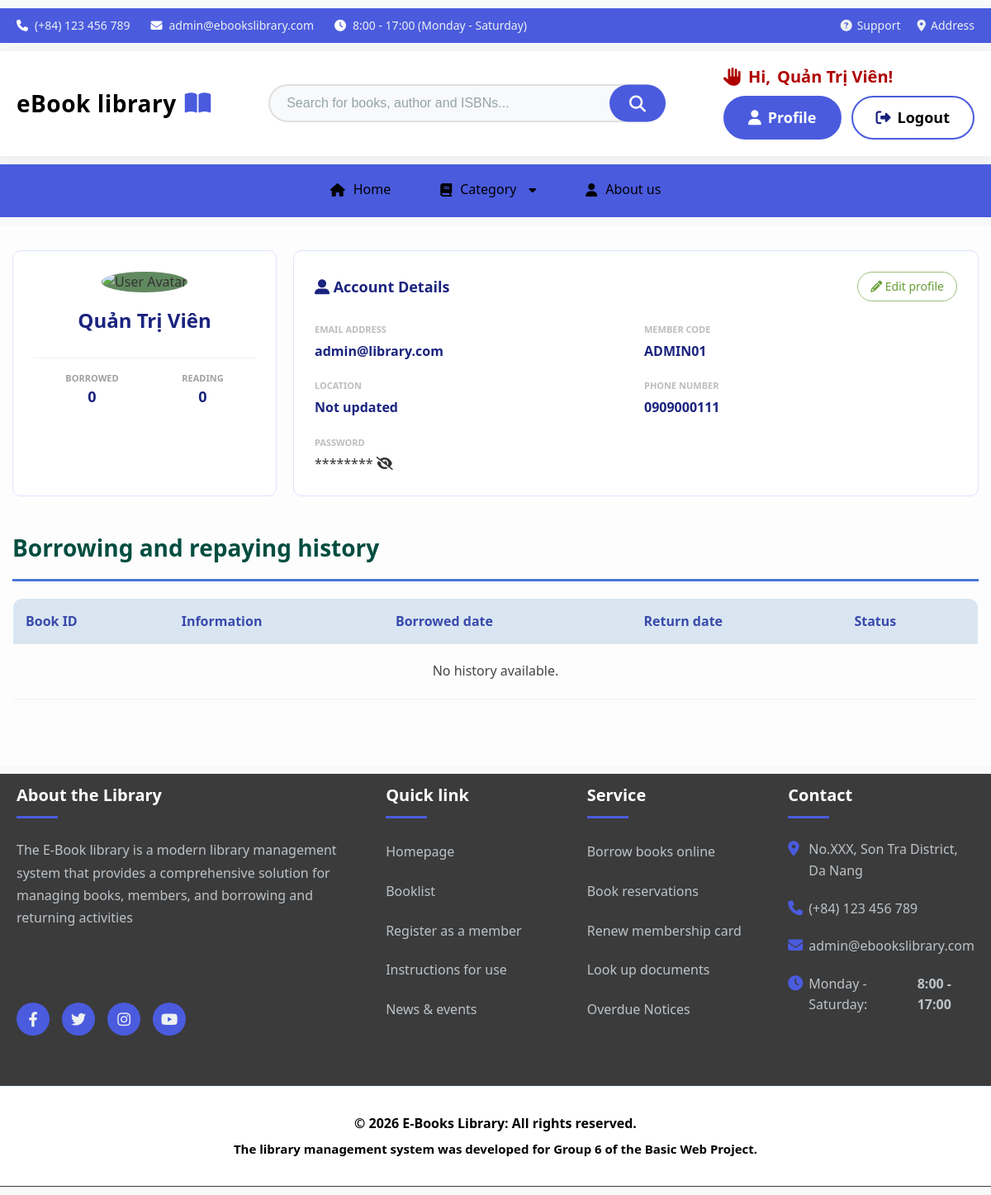
/user/profile (signed in), run on the app's committed database.
### tables this page shows
CREATE TABLE Users (
    user_id INT AUTO_INCREMENT PRIMARY KEY,
     
    member_code VARCHAR(20) UNIQUE, 
    
    full_name VARCHAR(100) NOT NULL,             
    user_name VARCHAR(100) NOT NULL,
    email VARCHAR(100) NOT NULL UNIQUE,          
    password_hash VARCHAR(255) NOT NULL,         
    phone_number VARCHAR(20) NOT NULL,           
    address TEXT,                                

 
role ENUM('Admin', 'Member') DEFAULT 'Member',

 

failed_login_attempts INT DEFAULT 0,        
    account_locked_until DATETIME NULL,         
    
    created_at DATETIME DEFAULT CURRENT_TIMESTAMP,  
    updated_at DATETIME DEFAULT CURRENT_TIMESTAMP ON UPDATE CURRENT_TIMESTAMP
);

### app/controllers/UserController.php (called while the page is built, shortened)
<?php
class UserController extends Controller
{
    private $userModel;
    private $loanModel;
    public function __construct()
    {
        $this->userModel = $this->model('User');
        $this->loanModel = $this->model('Loan');
    }
    public function profile()
    {
        $userId = $_SESSION['user_id'];
        $user = $this->userModel->getUserById($userId);
        $borrowHistory = $this->loanModel->getBorrowHistory($userId);
        $countReading = $this->loanModel->countReading($userId);
        $countBorrowed = $this->loanModel->countTotalBorrowed($userId);
        $data = [
            'title' => 'Hồ sơ cá nhân',
            'user' => $user,
            'borrow_history' => $borrowHistory,
            'count_reading' => $countReading,
            'count_borrowed' => $countBorrowed,
            'current_page' => 'profile'
        ];
        $this->view('profile/index', $data);
    }
}

### app/core/App.php (called while the page is built, shortened)
<?php
class App
{
    protected $method = 'index';
    protected function getUrl()
    {
        if (isset($_GET['url'])) {
            $url = rtrim($_GET['url'], '/');
            $url = filter_var($url, FILTER_SANITIZE_URL);
            $url = explode('/', $url);
            return $url;
        }
        return [];
    }
    public function __construct()
    {
        $url = $this->getUrl();
        if (isset($url[0]) && file_exists(APP_ROOT . '/app/controllers/' . ucfirst($url[0]) . 'Controller.php')) {
            unset($url[0]);
        } elseif (isset($url[0]) && !empty($url[0])) {
            die("Error 404: Controller '" . ucfirst($url[0]) . "Controller' not found. Check your filename and URL.");
        }
        $this->controller = new $this->controller;
        if (isset($url[1]) && method_exists($this->controller, $url[1])) {
            $this->method = $url[1];
            unset($url[1]);
        }
        $this->params = $url ? array_values($url) : [];
        call_user_func_array([$this->controller, $this->method], $this->params);
    }
}

### public/index.php (called while the page is built, shortened)
<?php
require_once '../app/core/Database.php';
require_once '../app/core/Controller.php';
require_once '../app/core/App.php';
$app = new App();

### app/models/User.php (called while the page is built, shortened)
<?php
class User
{
    private $db;
    public function __construct()
    {
        $this->db = Database::getInstance();
    }
    public function getUserById($id)
    {
        $sql = "SELECT user_id, member_code, full_name, user_name, email, password_hash, phone_number, address, created_at
                FROM users
                WHERE user_id = :user_id";
        try {
            $stmt = $this->db->getConnection()->prepare($sql);
            $stmt->bindValue(':user_id', $id);
            $stmt->execute();
            return $stmt->fetch(PDO::FETCH_OBJ);
        } catch (PDOException $e) {
            return false;
        }
    }
}

### app/core/Database.php (called while the page is built, shortened)
<?php
class Database
{
    private static $instance = null;
    private $connection;
    private function __construct()
    {
        try {
            $this->connection = new PDO(
                "mysql:host=" . DB_HOST . ";dbname=" . DB_NAME . ";charset=utf8mb4",
                DB_USER,
                DB_PASS
            );
            $this->connection->setAttribute(PDO::ATTR_ERRMODE, PDO::ERRMODE_EXCEPTION);
            $this->connection->setAttribute(PDO::ATTR_DEFAULT_FETCH_MODE, PDO::FETCH_ASSOC);
        } catch (PDOException $e) {
            throw new Exception("Database Connection Failed: " . $e->getMessage());
        }
    }
    public static function getInstance()
    {
        if (self::$instance === null) {
            self::$instance = new self();
        }
        return self::$instance;
    }
    public function getConnection()
    {
        return $this->connection;
    }
}

### app/views/profile/index.php (the view, shortened to what this page needs)
<?php require APP_ROOT . '/app/views/inc/header.php'; ?>
<div class="container profile-wrapper">
    <div class="profile-top-section">
        <div class="profile-card profile-card-left">
            <div class="avatar-wrapper">
                <img src="<?php echo URL_ROOT; ?>/public/img/default-avatar.png" alt="User Avatar" class="profile-img">
            </div>
            <h2 class="profile-name"><?php echo $data['user']->full_name; ?></h2>
            <div class="profile-stats">
                <div class="stat-box">
                    <span class="stat-label">BORROWED</span>
                    <span class="stat-value"><?php echo $data['count_borrowed']; ?></span>
                </div>
                <div class="stat-box">
                    <span class="stat-label">READING</span>
                    <span class="stat-value"><?php echo $data['count_reading']; ?></span>
                </div>
            </div>
        </div>
        <div class="profile-card profile-card-right">
            <div class="card-header">
                <div class="header-title">
                    <i class="fas fa-user-alt"></i> Account Details
                </div>
                <a href="<?php echo URL_ROOT; ?>/user/edit" class="btn-edit-profile">
                    <i class="fas fa-pencil-alt"></i> Edit profile
                </a>
            </div>
            <div class="account-details-grid">
                <div class="info-group">
                    <label>EMAIL ADDRESS</label>
                    <p><?php echo $data['user']->email; ?></p>
                </div>
                <div class="info-group">
                    <label>MEMBER CODE</label>
                    <p><?php echo isset($data['user']->member_code) ? str_pad($data['user']->member_code, 3, '0', STR_PAD_LEFT) : 'N/A'; ?></p>
                </div>
                <div class="info-group">
                    <label>LOCATION</label>
                    <p><?php echo $data['user']->address ?? 'Not updated'; ?></p>
                </div>
                <div class="info-group">
                    <label>PHONE NUMBER</label>
                    <p><?php echo $data['user']->phone_number ?? 'Not updated'; ?></p>
                </div>
                <div class="info-group full-width">
                    <label>PASSWORD</label>
                    <div class="password-wrapper">
                        <span>********</span>
                        <i class="fas fa-eye-slash toggle-icon"></i>
                    </div>
                </div>
            </div>
        </div>
    </div>
    <div class="history-section">
        <h3 class="section-title">Borrowing and repaying history</h3>
        <div class="table-responsive">
            <table class="history-table">
                <thead>
                    <tr>
                        <th>Book ID</th>
                        <th>Information</th>
                        <th>Borrowed date</th>
                        <th>Return date</th>
                        <th>Status</th> </tr>
                </thead>
<tbody>
    <?php if (empty($data['borrow_history'])): ?>
        <tr>
            <td colspan="5" style="text-align:center; padding: 20px;">No history available.</td>
        </tr>
    <?php endif; ?>
    <?php if (count($data['borrow_history']) < 3): ?>
            <tr class="empty-row"><td>&nbsp;</td><td></td><td></td><td></td><td></td></tr>
    <?php endif; ?>
</tbody>
            </table>
        </div>
    </div>
</div>
<?php require APP_ROOT . "/app/views/inc/footer.php"; ?>

### public/css/style.css (style rules this page uses)
.container { margin: 0 auto; padding: 0 20px; max-width: 1000px; margin-left: auto; margin-right: auto; }
* { margin: 0; padding: 0; box-sizing: border-box; }
body { font-family: 'Segoe UI', Tahoma, Geneva, Verdana, sans-serif; line-height: 1.6; color: #333; background-color: #f8f9fa; }
.container { max-width: 1200px; margin: 0 auto; padding: 0 20px; }
.section-title { font-size:28px; color:#BA0000; margin-bottom:35px; padding-bottom:15px; border-bottom:3px solid #4a74d9; font-weight:700; }
.profile-wrapper { padding: 30px 15px; background-color: #fdfdfd; }
.profile-top-section { display: flex; gap: 20px; margin-bottom: 40px; align-items: stretch; }
.profile-card { background: #fff; border: 1px solid #dce4ff; border-radius: 10px; padding: 25px; }
.profile-card-left { flex: 0 0 320px; text-align: center; }
.profile-img { width: 150px; height: 150px; border-radius: 50%; background-color: #61895f; margin-bottom: 15px; }
.profile-name { color: #1a237e; font-size: 24px; font-weight: bold; margin-bottom: 25px; }
.profile-stats { display: flex; justify-content: space-around; border-top: 1px solid #f0f0f0; padding-top: 15px; }
.stat-label { display: block; font-size: 11px; color: #a0a0a0; font-weight: 600; }
.stat-value { font-size: 18px; color: #1a237e; font-weight: bold; }
.profile-card-right { flex: 1; }
.card-header { display: flex; justify-content: space-between; align-items: center; margin-bottom: 25px; }
.header-title { font-weight: bold; color: #1a237e; font-size: 18px; }
.btn-edit-profile { padding: 6px 15px; border: 1px solid #9dbd7e; color: #689f38; border-radius: 20px; text-decoration: none; font-size: 14px; }
.account-details-grid { display: grid; grid-template-columns: 1fr 1fr; gap: 20px; }
.info-group label { display: block; font-size: 11px; color: #bdbdbd; margin-bottom: 5px; font-weight: 600; }
.info-group p { color: #1a237e; font-weight: 600; }
.full-width { grid-column: span 2; }
.history-section { margin-top: 20px; }
.section-title { color: #004d40; margin-bottom: 20px; font-weight: bold; }
.history-table { width: 100%; border-collapse: collapse; border-radius: 12px; overflow: hidden; border: 1px solid #e0e0e0; }
.history-table thead { background-color: #d9e6f2; }
.history-table th { padding: 15px; text-align: left; color: #3949ab; font-weight: 600; }
.history-table td { padding: 12px 15px; border-bottom: 1px solid #f0f0f0; color: #444; }
.empty-row td { background-color: #fcfcfc; height: 40px; }

### data on the page
users: full_name "Quản Trị Viên", email "admin@library.com", member_code "ADMIN01", address "Not updated", phone_number "0909000111"

### other printed values
$_SESSION['user_name'] "Quản Trị Viên"
$data['count_borrowed'] "0"
$data['count_reading'] "0"
